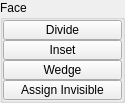
       <widget class="QGroupBox" name="face">
        <property name="minimumSize">
         <size>
          <width>125</width>
          <height>0</height>
         </size>
        </property>
        <property name="maximumSize">
         <size>
          <width>125</width>
          <height>999</height>
         </size>
        </property>
        <property name="title">
         <string>Face</string>
        </property>
        <layout class="QVBoxLayout" name="verticalLayout_6">
         <property name="spacing">
          <number>0</number>
         </property>
         <property name="leftMargin">
          <number>0</number>
         </property>
         <property name="topMargin">
          <number>0</number>
         </property>
         <property name="rightMargin">
          <number>0</number>
         </property>
         <property name="bottomMargin">
          <number>0</number>
         </property>
         <item>
          <widget class="PushButton" name="tb007">
           <property name="enabled">
            <bool>true</bool>
           </property>
           <property name="minimumSize">
            <size>
             <width>0</width>
             <height>20</height>
            </size>
           </property>
           <property name="maximumSize">
            <size>
             <width>999</width>
             <height>20</height>
            </size>
           </property>
           <property name="toolTip">
            <string>Divide facet</string>
           </property>
           <property name="text">
            <string>Divide</string>
           </property>
           <property name="iconSize">
            <size>
             <width>18</width>
             <height>18</height>
            </size>
           </property>
          </widget>
         </item>
         <item>
          <widget class="PushButton" name="tb006">
           <property name="enabled">
            <bool>true</bool>
           </property>
           <property name="minimumSize">
            <size>
             <width>0</width>
             <height>20</height>
            </size>
           </property>
           <property name="maximumSize">
            <size>
             <width>999</width>
             <height>20</height>
            </size>
           </property>
           <property name="toolTip">
            <string>Inset selected face region</string>
           </property>
           <property name="text">
            <string>Inset</string>
           </property>
           <property name="iconSize">
            <size>
             <width>18</width>
             <height>18</height>
            </size>
           </property>
          </widget>
         </item>
         <item>
          <widget class="QPushButton" name="b034">
           <property name="enabled">
            <bool>true</bool>
           </property>
           <property name="minimumSize">
            <size>
             <width>0</width>
             <height>20</height>
            </size>
           </property>
           <property name="maximumSize">
            <size>
             <width>999</width>
             <height>20</height>
            </size>
           </property>
           <property name="toolTip">
            <string>Wedge the selected faces by extruding and rotating them about a selected edge.</string>
           </property>
           <property name="text">
            <string>Wedge</string>
           </property>
           <property name="iconSize">
            <size>
             <width>18</width>
             <height>18</height>
            </size>
           </property>
           <property name="balette" stdset="0">
            <palette>
             <active>
              <colorrole role="Highlight">
               <brush brushstyle="SolidPattern">
                <color alpha="255">
                 <red>168</red>
                 <green>152</green>
                 <blue>250</blue>
                </color>
               </brush>
              </colorrole>
             </active>
             <inactive>
              <colorrole role="Highlight">
               <brush brushstyle="SolidPattern">
                <color alpha="255">
                 <red>168</red>
                 <green>152</green>
                 <blue>250</blue>
                </color>
               </brush>
              </colorrole>
             </inactive>
             <disabled>
              <colorrole role="Highlight">
               <brush brushstyle="SolidPattern">
                <color alpha="255">
                 <red>0</red>
                 <green>120</green>
                 <blue>215</blue>
                </color>
               </brush>
              </colorrole>
             </disabled>
            </palette>
           </property>
          </widget>
         </item>
         <item>
          <widget class="QPushButton" name="b038">
           <property name="enabled">
            <bool>true</bool>
           </property>
           <property name="minimumSize">
            <size>
             <width>0</width>
             <height>20</height>
            </size>
           </property>
           <property name="maximumSize">
            <size>
             <width>999</width>
             <height>20</height>
            </size>
           </property>
           <property name="toolTip">
            <string>Assign selected faces to be invisible or unassign.</string>
           </property>
           <property name="text">
            <string>Assign Invisible</string>
           </property>
           <property name="iconSize">
            <size>
             <width>18</width>
             <height>18</height>
            </size>
           </property>
           <property name="balette" stdset="0">
            <palette>
             <active>
              <colorrole role="Button">
               <brush brushstyle="SolidPattern">
                <color alpha="255">
                 <red>80</red>
                 <green>80</green>
                 <blue>80</blue>
                </color>
               </brush>
              </colorrole>
             </active>
             <inactive>
              <colorrole role="Button">
               <brush brushstyle="SolidPattern">
                <color alpha="255">
                 <red>80</red>
                 <green>80</green>
                 <blue>80</blue>
                </color>
               </brush>
              </colorrole>
             </inactive>
             <disabled>
              <colorrole role="Button">
               <brush brushstyle="SolidPattern">
                <color alpha="255">
                 <red>80</red>
                 <green>80</green>
                 <blue>80</blue>
                </color>
               </brush>
              </colorrole>
             </disabled>
            </palette>
           </property>
          </widget>
         </item>
        </layout>
       </widget>
